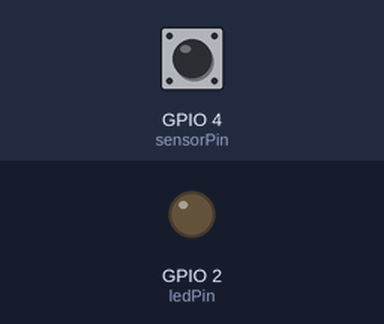
Simulated run of this sketch. Board: ESP32. Parts: output pins drawn as LEDs (lit = HIGH). Dashed ring = blinking. The inputs (shaded band) are chosen by the test bench; at power-on: GPIO 4 (sensorPin) HIGH. What the sketch prints to the serial monitor is not drawn.

Above: at 1.2 s.
1.3 s: GPIO 4 (sensorPin) driven LOW
At 2.1 s:
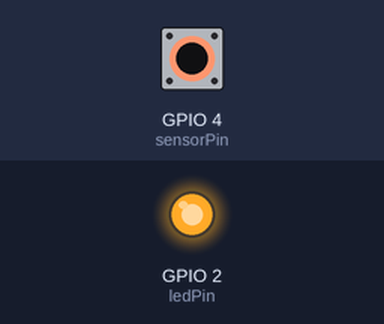
2.8 s: GPIO 4 (sensorPin) pulsed HIGH 5 times (0.12 s each, 0.3 s apart)
At 3.37 s:
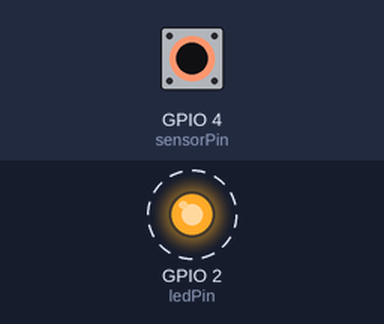
Timing chart, 0 to 5.8 s (numbered marks = the images above; inputs shaded):
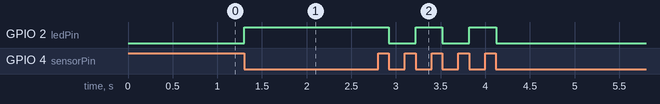

The sketch:

ir-toggle.ino
```cpp
// ESP32 IR Sensor Toggle Mode
// Raise hand once  -> LED ON
// Raise hand again -> LED OFF

const int ledPin    = 2;   // LED pin D4
const int sensorPin = 4;   // IR sensor output pin D2

bool ledState = false;     // Current LED state (OFF initially)
bool lastSensorState = HIGH;  // For reversed logic sensor
unsigned long debounceDelay = 150;
unsigned long lastTriggerTime = 0;

void setup() {
  pinMode(ledPin, OUTPUT);
  pinMode(sensorPin, INPUT);
  Serial.begin(115200);
  delay(10);

  digitalWrite(ledPin, ledState);  // initialize LED
}

void loop() {
  int sensorValue = digitalRead(sensorPin);

  // Detect transition: HIGH → LOW (hand detected)
  if (sensorValue == LOW && lastSensorState == HIGH) {
    if (millis() - lastTriggerTime > debounceDelay) {

      // Toggle LED
      ledState = !ledState;
      digitalWrite(ledPin, ledState);

      Serial.print("Hand detected → LED ");
      Serial.println(ledState ? "ON" : "OFF");

      lastTriggerTime = millis();
    }
  }

  lastSensorState = sensorValue;
}
```

Measured:
- after the input at 1.3 s, GPIO 2 (ledPin): LOW → HIGH at once
- after the input at 2.8 s, GPIO 2 (ledPin): alternates HIGH for 0.30 s and LOW for 0.30 s, 5 changes in all, then stays LOW, starting after 0.12 s
